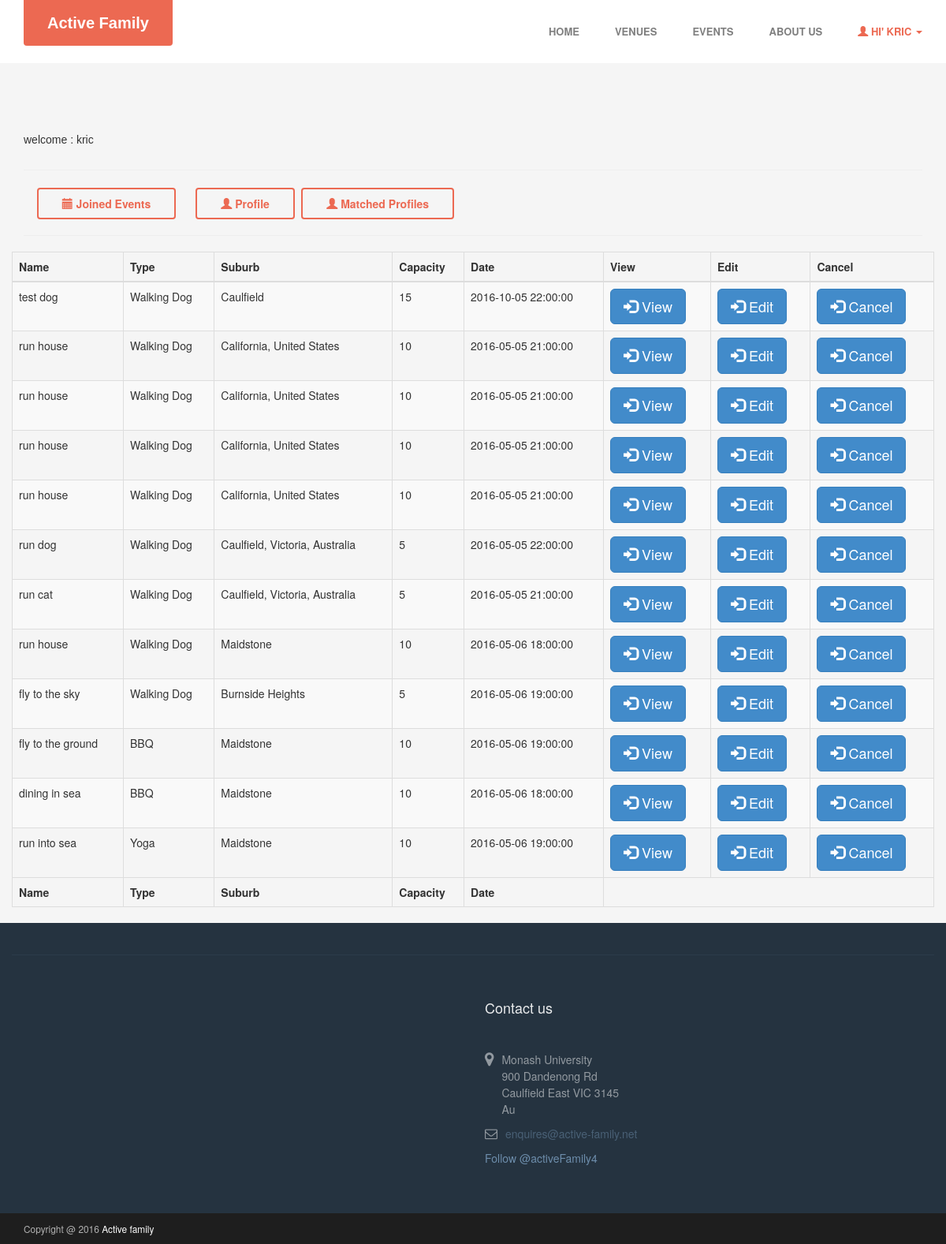
The page /user/home.php (signed in) on the database its author committed.
### tables this page shows
CREATE TABLE `users` (
  `user_id` int(11) NOT NULL,
  `user_name` varchar(15) NOT NULL,
  `user_email` varchar(40) NOT NULL,
  `user_pass` varchar(255) NOT NULL,
  `joining_date` timestamp NOT NULL DEFAULT CURRENT_TIMESTAMP
);

CREATE TABLE `events` (
  `eventId` int(60) NOT NULL,
  `create_user_id` int(60) NOT NULL,
  `eventName` varchar(255) DEFAULT NULL,
  `eventDescription` text,
  `type` varchar(60) DEFAULT NULL,
  `address` text NOT NULL,
  `suburb` varchar(70) NOT NULL,
  `capacity` int(60) DEFAULT NULL,
  `curr_capa` int(11) DEFAULT NULL,
  `date` datetime DEFAULT NULL,
  `status` varchar(25) NOT NULL
);

### user/class.user.php (called while the page is built, shortened)
<?php
class USER
{
	private $conn;
	public function __construct()
	{
		$database = new Database();
		$db = $database->dbConnection();
		$this->conn = $db;
    }
	public function runQuery($sql)
	{
		$stmt = $this->conn->prepare($sql);
		return $stmt;
	}
}
?>

### user/home.php (the view, shortened to what this page needs)
<?php
    include('../include/config.php');
	require_once("class.user.php");
	$auth_user = new USER();
	$user_id = $_SESSION['user_session'];
	$stmt = $auth_user->runQuery("SELECT * FROM users WHERE user_id=:user_id");
	$stmt->execute(array(":user_id"=>$user_id));
	$userRow=$stmt->fetch(PDO::FETCH_ASSOC);
    $sql = "SELECT * FROM events where create_user_id = '$user_id' AND status = 'active'";
    $stmt = $pdo->query($sql);
    $list = $stmt->fetchAll(PDO::FETCH_ASSOC);
?>
<!DOCTYPE html PUBLIC "-//W3C//DTD XHTML 1.0 Transitional//EN" "http://www.w3.org/TR/xhtml1/DTD/xhtml1-transitional.dtd">
<html xmlns="http://www.w3.org/1999/xhtml">
<head>
    <link rel="stylesheet" href="assets/plugins/bootstrap/css/bootstrap.min.css">
    <link rel="stylesheet" href="assets/plugins/font-awesome/css/font-awesome.css">
    <link rel="stylesheet" href="assets/plugins/flexslider/flexslider.css">
    <link id="theme-style" rel="stylesheet" href="assets/css/styles.css">
    <link rel="stylesheet" href="css/bootstrap.min.css"/>
    <link rel="stylesheet" href="css/custom.css"/>
    <link rel="stylesheet" href="style.css" type="text/css"  />
    <link rel="stylesheet" href="https://cdn.datatables.net/t/bs/jq-2.2.0,dt-1.10.11,r-2.0.2/datatables.min.css"/>
<link rel="stylesheet" href="style.css" type="text/css"  />
</head>
<body style="background-color: #f5f5f5">
<header id="header" class="header navbar-fixed-top" style="position: relative; background-color: white">
    <div class="container">
        <h1 class="logo">
            <a href="http://active-family.net"><span class="logo-icon"></span><span class="text">Active Family</span></a>
        </h1>
        <nav class="main-nav navbar-right" role="navigation">
            <div id="navbar" class="navbar-collapse collapse">
                <ul class="nav navbar-nav navbar-right">
                    <li class="nav-item"><a href="../index.php">Home</a></li>
                    <li class="nav-item"><a href="../map/index.php">Venues</a></li>
                    <li class="nav-item"><a href="../event/index.php">Events</a></li>
                    <li class="nav-item"><a href="../about.php">About Us</a></li>
                    <li class="active nav-item dropdown" id="notlogedin">
                        <a href="#" class="dropdown-toggle" data-toggle="dropdown" data-delay="0" data-close-others="flase">
                            <span class="glyphicon glyphicon-user"></span>&nbsp;Hi' <?php echo $userRow['user_name']; ?>&nbsp;<span class="caret"></span></a>
                    </li>
                </ul>
            </div>
        </nav>
    </div>
</header>
<div class="container-fluid" style="margin-top:80px;">
    <div class="container">
    	<label class="h5">welcome : <?php print($userRow['user_name']); ?></label>
        <hr />
        <h2>
            <a href="joinedEvent.php" class="btn btn-cta btn-cta-secondary"><span class="glyphicon glyphicon-calendar"></span> Joined Events </a> &nbsp;
        <a href="profile.php" class="btn btn-cta btn-cta-secondary"><span class="glyphicon glyphicon-user"></span> Profile </a>
            <a href="match.php" class="btn btn-cta btn-cta-secondary"><span class="glyphicon glyphicon-user"></span> Matched Profiles </a>
        </h2>
       	<hr />
        <div class='row'>
            <table id='event' class="table table-striped table-bordered" style="width: 100%">
                <thead>
                <tr>
                    <th>Name</th>
                    <th>Type</th>
                    <th>Suburb</th>
                    <th>Capacity</th>
                    <th>Date</th>
                    <th>View</th>
                    <th>Edit</th>
                    <th>Cancel</th>
                </tr>
                </thead>
                <tbody>
                <?php
                $btnView = array();
                $i = 0;
                foreach ($list as $val){
                    $btnView[$i] = "btnView".$i;
                    $btnEdit[$i] = "btnEdit".$i;
                    $btnCancel[$i] = "btnCancel".$i;
                    $eventId = $val['eventId'];
                    ?>
                    <tr>
                        <td>
                            <?php echo $val['eventName'];?>
                        </td>
                        <td>
                            <?php echo $val['type'];?>
                        </td>
                        <td>
                            <?php echo $val['suburb'];?>
                        </td>
                        <td>
                            <?php echo $val['capacity'];?>
                        </td>
                        <td>
                            <?php echo $val['date'];?>
                        </td>
                        <td class="form-group">
                            <button type="submit" name="<?php echo $btnView[$i]?>" class="btn btn-primary btn-lg" onclick="window.location.href='../event/view.php?eventId=<?php echo $eventId; ?>'">
                                <i class="glyphicon glyphicon-log-in"></i> View
                            </button>
                        </td>
                        <td>
                            <button type="submit" name="<?php echo $btnEdit[$i]?>" class="btn btn-primary btn-lg" onclick="window.location.href='../event/edit.php?eventId=<?php echo $eventId; ?>'">
                                <i class="glyphicon glyphicon-log-in"></i> Edit
                            </button>
                        </td>
                        <form action="" method="post">
                            <td class="form-group">
                                <button type="submit" name="<?php echo $btnCancel[$i]?>" class="btn btn-primary btn-lg">
                                    <i class="glyphicon glyphicon-log-in"></i> Cancel
                                </button>
                            </td>
                        </form>
                    </tr>
                    <?php $i++; }?>
                </tbody>
                <tfoot>
                <tr>
                    <th>Name</th>
                    <th>Type</th>
                    <th>Suburb</th>
                    <th>Capacity</th>
                    <th>Date</th>
                </tr>
                </tfoot>
            </table>
        </div>
    </div>
</div>
<?php
include("../include/footer.php");
?>
</body>
</html>

### user/assets/css/styles.css (style rules this page uses)
body { font-family: 'Roboto', arial, sans-serif; color: #444444; font-size: 16px; -webkit-font-smoothing: antialiased; -moz-osx-font-smoothing: grayscale; }
a { color: #ec6952; -webkit-transition: all 0.4s ease-in-out; -moz-transition: all 0.4s ease-in-out; -ms-transition: all 0.4s ease-in-out; -o-transition: all 0.4s ease-in-out; }
.btn, a.btn { -webkit-transition: all 0.4s ease-in-out; -moz-transition: all 0.4s ease-in-out; -ms-transition: all 0.4s ease-in-out; -o-transition: all 0.4s ease-in-out; font-weight: bold; }
a.btn-cta, .btn-cta { padding: 8px 30px; }
a.btn-cta-secondary, .btn-cta-secondary { background: none; border: 2px solid #ec6952; color: #ec6952; }
.header { color: #fff; width: 100%; position: relative; z-index: 40; height: 80px; }
.header h1.logo { font-family: "Roboto Slab", arial, sans-serif; margin-top: 0; margin-bottom: 0; font-weight: bold; font-size: 15px; float: left; }
.header h1.logo a { color: #fff; padding: 15px 30px; display: inline-block; text-align: center; line-height: 1.4; max-width: 200px; background: #ec6952; -webkit-border-top-right-radius: 0; -webkit-border-bottom-right-radius: 4px; -webkit-border-bottom-left-radius: 4px; -webkit-border-top-left-radius: 0; -moz-border-radius-topright: 0; -moz-border-radius-bottomright: 4px; -moz-border-radius-bottomleft: 4px; -moz-border-radius-topleft: 0; border-top-right-radius: 0; border-bottom-right-radius: 4px; border-bottom-left-radius: 4px; border-top-left-radius: 0; -moz-background-clip: padding; -webkit-background-clip: padding-box; background-clip: padding-box; -webkit-transition: color 0.4s ease-in-out; -moz-transition: color 0.4s ease-in-out; -ms-transition: color 0.4s ease-in-out; -o-transition: color 0.4s ease-in-out; position: relative; font-size: 20px; }
.header .main-nav { margin-top: 15px; }
.header .main-nav .nav .nav-item { font-weight: normal; background: none; font-weight: bold; text-transform: uppercase; font-size: 13px; margin-right: 15px; }
.header .main-nav .nav .nav-item.active a { color: #ec6952; background: none; font-weight: bold; }
.header .main-nav .nav .nav-item a { color: grey; background: none; font-weight: bold; }
.header .main-nav .nav .nav-item.active { color: #ec6952; }
@media (min-width: 768px) { .header { height: inherit; } }
@media (min-width: 768px) { .header.navbar-fixed-top { position: relative; } }
@media (min-width: 768px) { .header h1.logo { float: none; text-align: center; } }
@media (min-width: 768px) { .header h1.logo a { margin: 0 auto; } }
@media (min-width: 768px) { .header .main-nav .nav .nav-item { margin-right: 10px; } }
@media (min-width: 768px) { .main-nav.navbar-right { float: none !important; } }
@media (min-width: 768px) { .navbar-collapse.collapse { text-align: center; } }
@media (min-width: 768px) { .navbar-collapse.collapse .navbar-nav { float: none; margin: 0 auto; display: inline-block; } }
@media (min-width: 992px) { .header { height: 80px; } }
@media (min-width: 992px) { .header.navbar-fixed-top { position: fixed; } }
@media (min-width: 992px) { .main-nav { float: right !important; } }
@media (min-width: 992px) { .header h1.logo { float: left; margin: inherit; } }
@media (min-width: 992px) { .header .main-nav .nav .nav-item { margin-right: 15px; } }
@media (min-width: 992px) { .main-nav.navbar-right { float: right !important; } }
@media (min-width: 992px) { .navbar-fixed-top .navbar-collapse { padding-left: 15px; padding-right: 15px; } }

### user/css/custom.css (style rules this page uses)
a { color: #fff; }

### user/style.css (style rules this page uses)
body { background:#f1f9f9; }
.h5 { font-family:Verdana, Geneva, sans-serif; }
h1 { font-family:Verdana, Geneva, sans-serif; }

### rows shown on the page
users: user_name "KRIC", user_name "kric"
events: eventName "test dog", type "Walking Dog", suburb "Caulfield", capacity "15", date "2016-10-05 22:00:00"
events: eventName "run house", type "Walking Dog", suburb "California, United States", capacity "10", date "2016-05-05 21:00:00"
events: eventName "run house", type "Walking Dog", suburb "California, United States", capacity "10", date "2016-05-05 21:00:00"
events: eventName "run house", type "Walking Dog", suburb "California, United States", capacity "10", date "2016-05-05 21:00:00"
events: eventName "run house", type "Walking Dog", suburb "California, United States", capacity "10", date "2016-05-05 21:00:00"
events: eventName "run dog", type "Walking Dog", suburb "Caulfield, Victoria, Australia", capacity "5", date "2016-05-05 22:00:00"
events: eventName "run cat", type "Walking Dog", suburb "Caulfield, Victoria, Australia", capacity "5", date "2016-05-05 21:00:00"
events: eventName "run house", type "Walking Dog", suburb "Maidstone", capacity "10", date "2016-05-06 18:00:00"
events: eventName "fly to the sky", type "Walking Dog", suburb "Burnside Heights", capacity "5", date "2016-05-06 19:00:00"
events: eventName "fly to the ground", type "BBQ", suburb "Maidstone", capacity "10", date "2016-05-06 19:00:00"
events: eventName "dining in sea", type "BBQ", suburb "Maidstone", capacity "10", date "2016-05-06 18:00:00"
events: eventName "run into sea", type "Yoga", suburb "Maidstone", capacity "10", date "2016-05-06 19:00:00"
